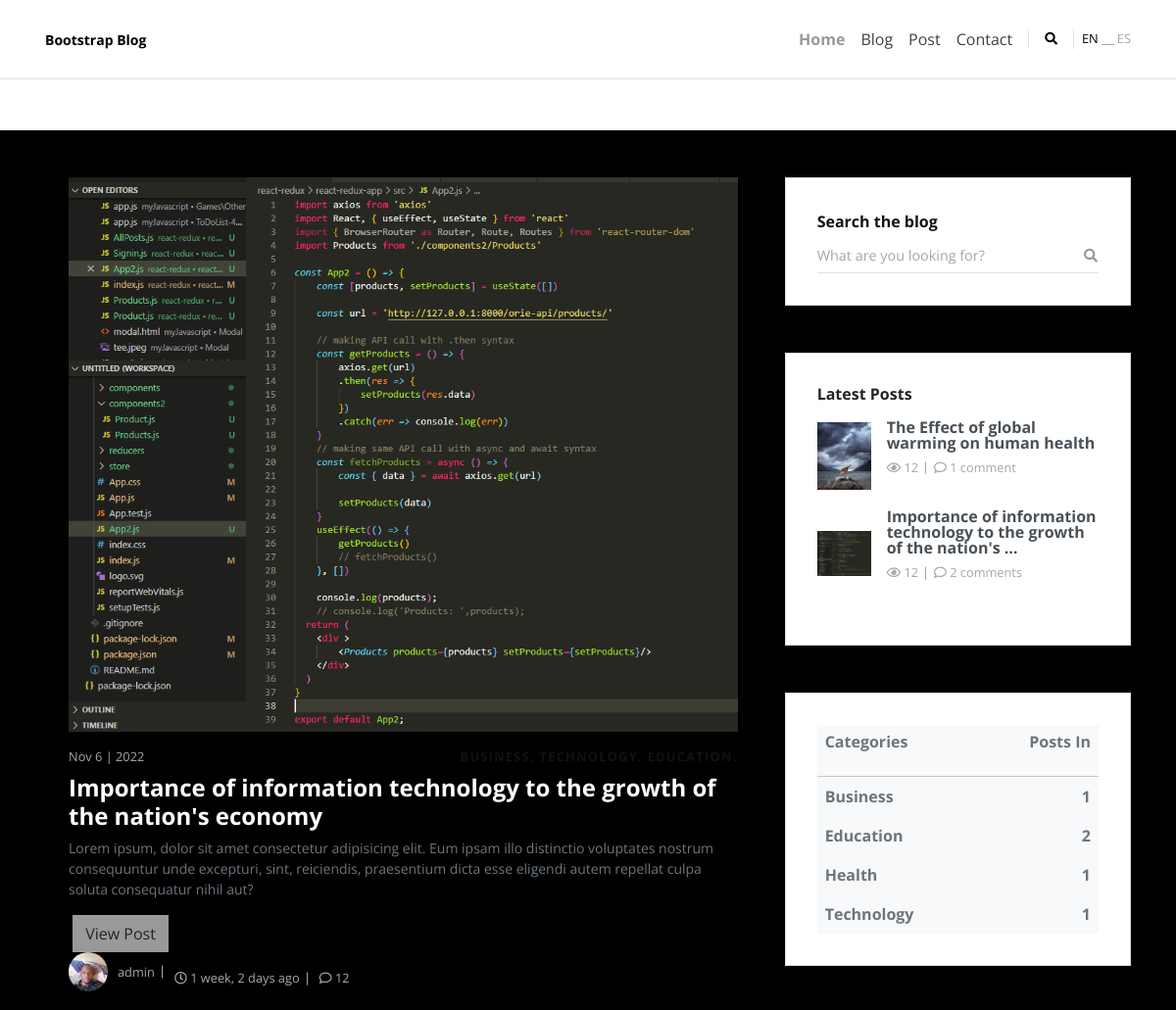
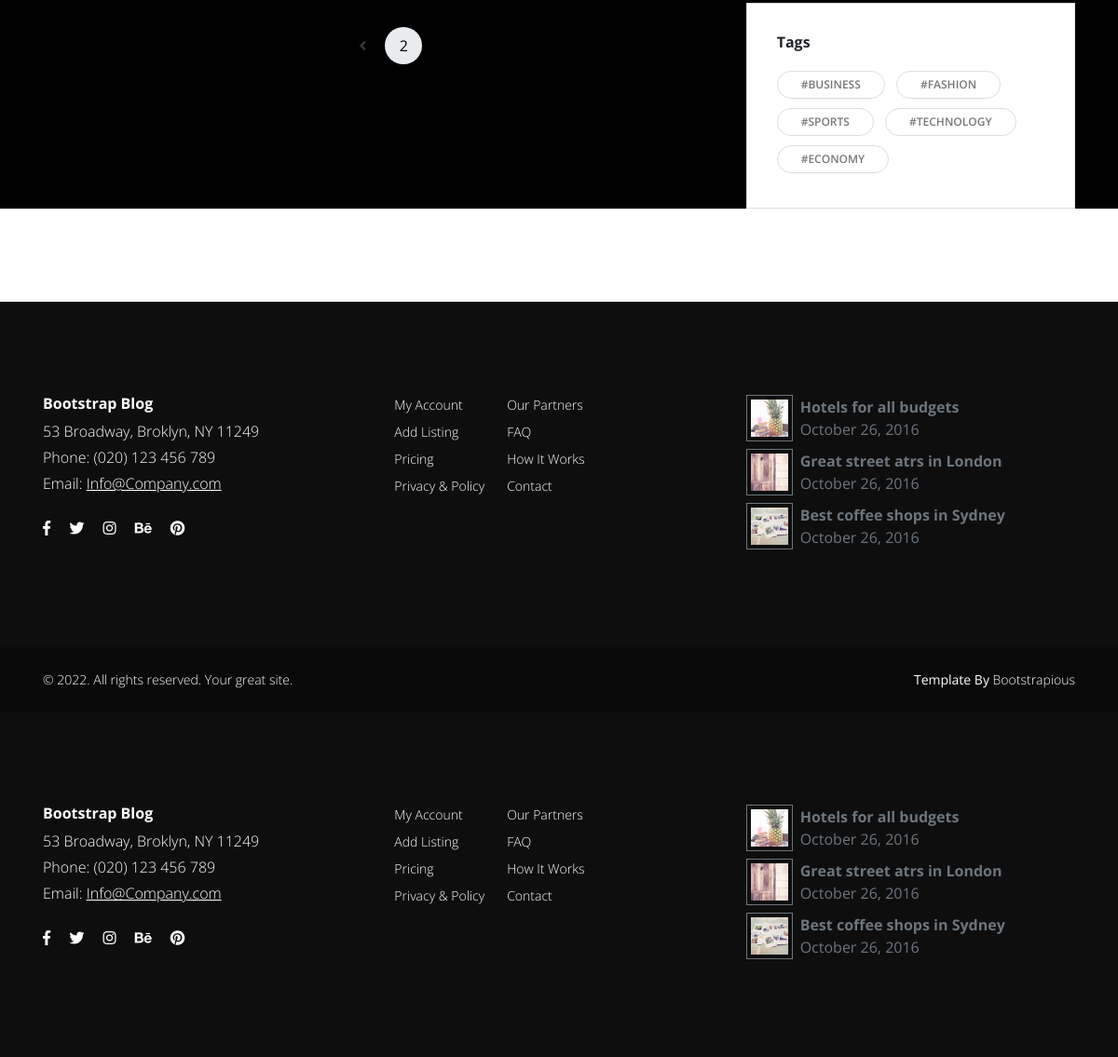
Screenshot of /blog/?page=2 with the database file from the repository (2 pictures, top to bottom).
### blog_app/models.py (models this page shows, shortened)
class Post(models.Model):
    categories = models.ManyToManyField('Category')
    title = models.CharField(max_length=200)
    content = models.TextField()
    body = HTMLField()
    views = models.IntegerField(default=12, null=True)
    image = models.ImageField()
    author = models.ForeignKey(Author, on_delete=models.CASCADE, related_name="author")
    posted_on = models.DateTimeField(auto_now_add=True)
    featured = models.BooleanField(default=False)
    def get_absolute_url(self):
        return reverse('post', kwargs={
            'id':self.id
        })
    def post_comment_count(self):
        comments = self.post.all()
        count = comments.count()
        return count

class Author(models.Model):
    user = models.OneToOneField(User, on_delete=models.CASCADE)
    profile_image = models.ImageField()

class Category(models.Model):
    title = models.CharField(max_length=50)
    def __str__(self):
        return self.title
    class Meta:
        verbose_name_plural = "Categories"

### blog_app/views.py (the view)
# urls.py: 2. Add a URL to urlpatterns:  path('blog/', include('blog.urls'))
def blog(request):
    category_count = get_category_count()
    posts = Post.objects.all().order_by("-id")
    paginator = Paginator(posts, 1)
    page_request = 'page'
    page = request.GET.get(page_request)
    try:
        paginated_queryset = paginator.page(page)
    except PageNotAnInteger:
        paginated_queryset  = paginator.page(1)
    except EmptyPage:
        paginated_queryset = paginator.page(paginator.num_pages)
    latest_posts = posts[:3]
    context = {
        "posts":paginated_queryset,
        "paginated_queryset":paginated_queryset,
        "latest_posts":latest_posts,
        "page_request":page_request,
        "category_count" : category_count
    }
    return render(request, "blog.html", context)

### blog_app/views.py (called while the page is built)
def get_category_count():
    queryset = Post.objects.values("categories__title")
    print("Category count queryset: ", queryset)
    annot = queryset.annotate(Count('categories__title'))
    print("Annotated query: ", annot)
    return annot

### templates/blog.html (shortened to what this page needs)
{% extends 'base.html' %}
{% load  static %}
{% block content %}
<section>
  <div class="bg-dark" id="section-div">
    <div class="container">
      <div class="row gy-5">
        <main class="col-lg-8">
          <div class="container">
            <div class="row gy-4 mb-5">
              {% for post in posts %}
              <div class="col-12">
                <a class="mb-3" href="{{post.get_absolute_url}}"><img class="img-fluid" src="{{post.image.url}}"
                    alt="..." /></a>
                <div class="d-flex align-items-center justify-content-between mb-2"><small
                    class="text-gray-500">{{post.posted_on|date:"M j | Y"}}</small><a
                    class="small fw-bold text-uppercase small" href="!#"></a></div>
                <h3 class="h4"><a class="text-white bg-dark" id="post-title"
                    href="{{post.get_absolute_url}}">{{post.title}}</a></h3>
                <p class="text-muted text-sm">{{post.content|truncatewords:30}}</p>&nbsp;<span><a href="{% url 'post' post.id %}"><input type="button" class="btn btn-primary" value="View Post"></a></span>
                <ul class="list-inline list-separated text-gray-500 mb-0">
                  <li class="list-inline-item">
                    <a class="d-flex align-items-center flex-wrap text-reset" href="{{post.author.profile_image.url}}">
                      <div class="avatar flex-shrink-0">
                        <img class="img-fluid" src="{{post.author.profile_image.url}}" alt="..." />
                      </div><small>{{post.author.user.username}}</small>
                    </a>
                  </li>
                  <li class="list-inline-item small"><i class="far fa-clock"></i> {{post.posted_on|timesince}} ago</li>
                  <li class="list-inline-item small"><i class="far fa-comment"></i> 12</li>
                </ul>
              </div>
              {% endfor %}
            </div>
            <nav aria-label="Page navigation example">
              <ul class="pagination justify-content-center">
                {% if paginated_queryset.has_previous %}
                <li class="page-item"><a class="page-link"
                    href="?{{page_request}}={{paginated_queryset.previous_page_number}}"><i
                      class="fas fa-angle-left"></i></a></li>
                {% endif %}
                <li class="page-item active"><a class="page-link"
                    href="?{{page_request}}={{paginated_queryset.number}}">{{paginated_queryset.number}}</a></li>
              </ul>
            </nav>
          </div>
        </main>
        <aside class="col-lg-4">
          <div class="card mb-5">
            <div class="card-body">
              <a href=""><h3 class="h6">Search the blog</h3></a>
              <form action="{% url 'search' %}">
                <div class="input-group border-bottom">
                  <input class="form-control border-0 shadow-0 ps-0" name="q" type="text"
                    placeholder="What are you looking for?">
                  <button class="btn btn-link btn-sm shadow-0 px-0" type="submit"><i class="fas fa-search"></i></button>
                </div>
              </form>
            </div>
          </div>
          <div class="card mb-5">
            <div class="card-body">
              <h3 class="h6 mb-3">Latest Posts</h3>
              {% for latest_post in latest_posts %}
              <a class="text-reset mb-3" href="{{latest_post.get_absolute_url}}">
                <div class="d-flex align-items-center"><img class="img-fluid flex-shrink-0"
                    src="{{latest_post.image.url}}" alt="..." width="55">
                  <div class="ms-3">
                    <p class="mb-2 fw-bold text-gray-700 lh-1">{{latest_post.title|truncatewords:10}}</p>
                    <ul class="list-inline list-separated text-gray-500 d-flex align-items-center">
                      <li class="list-inline-item small"><i class="far fa-eye"></i> {{latest_post.views}}</li>
                      <li class="list-inline-item small"><i class="far fa-comment"></i>
                        {{latest_post.post_comment_count}} comment{{latest_post.post_comment_count|pluralize:"s"}}</li>
                    </ul>
                  </div>
                </div>
              </a>
              {% endfor %}
            </div>
          </div>
          <div class="card mb-5">
            <div class="card-body">
              <div class="p-2 d-flex justify-content-between fw-bold text-gray-600 bg-light">
                <a class="text-reset h6 mb-3" href="!#">Categories</a>
                <span class="h6 mb-3">Posts In</span>
              </div>
              <hr class="my-0">
              {% for category in category_count %}
              <div class="p-2 d-flex justify-content-between fw-bold text-gray-600 bg-light">
                <a class="text-reset" href="!#">{{category.categories__title}}</a>
                <span>{{category.categories__title__count}}</span>
              </div>
              {% endfor %}
            </div>
          </div>
          <div class="card">
            <div class="card-body">
              <h3 class="h6 mb-3">Tags</h3>
              <ul class="list-inline mb-0">
                <li class="list-inline-item"><a class="tag" href="!#">#Business </a></li>
                <li class="list-inline-item"><a class="tag" href="!#">#Fashion </a></li>
                <li class="list-inline-item"><a class="tag" href="!#">#Sports </a></li>
                <li class="list-inline-item"><a class="tag" href="!#">#Technology </a></li>
                <li class="list-inline-item"><a class="tag" href="!#">#Economy </a></li>
              </ul>
            </div>
          </div>
        </aside>
      </div>
    </div>
  </div>
</section>
<footer class="footer text-white" style="background: #0e0e0e">
  <div class="container">
    <div class="row">
      <div class="col-md-4">
        <h6 class="text-white">Bootstrap Blog</h6>
        <p class="fw-light mb-1">53 Broadway, Broklyn, NY 11249</p>
        <p class="fw-light mb-1">Phone: (020) 123 456 789</p>
        <p class="fw-light mb-4">Email: <a class="text-decoration-underline text-reset"
            href="mailto:info@company.com">Info@Company.com</a></p>
        <ul class="list-unstyled">
          <li class="list-inline-item"><a class="text-reset me-2" href="!#"><i class="fab fa-facebook-f"></i></a></li>
          <li class="list-inline-item"><a class="text-reset me-2" href="!#"><i class="fab fa-twitter"></i></a></li>
          <li class="list-inline-item"><a class="text-reset me-2" href="!#"><i class="fab fa-instagram"></i></a></li>
          <li class="list-inline-item"><a class="text-reset me-2" href="!#"><i class="fab fa-behance"></i></a></li>
          <li class="list-inline-item"><a class="text-reset me-2" href="!#"><i class="fab fa-pinterest"></i></a></li>
        </ul>
      </div>
      <div class="col-md-4">
        <div class="d-flex">
          <ul class="list-unstyled text-sm me-4">
            <li class="mb-2"><a class="text-reset fw-light" href="!#">My Account</a></li>
            <li class="mb-2"><a class="text-reset fw-light" href="!#">Add Listing</a></li>
            <li class="mb-2"><a class="text-reset fw-light" href="!#">Pricing</a></li>
            <li class="mb-2"><a class="text-reset fw-light" href="!#">Privacy &amp; Policy</a></li>
          </ul>
          <ul class="list-unstyled text-sm">
            <li class="mb-2"><a class="text-reset fw-light" href="!#">Our Partners</a></li>
            <li class="mb-2"><a class="text-reset fw-light" href="!#">FAQ</a></li>
            <li class="mb-2"><a class="text-reset fw-light" href="!#">How It Works</a></li>
            <li class="mb-2"><a class="text-reset fw-light" href="!#">Contact</a></li>
          </ul>
        </div>
      </div>
      <div class="col-md-4"><a class="d-block mb-2" href="post.html">
          <div class="d-flex align-items-center"><img class="img-fluid p-1 border border-gray-600 flex-shrink-0"
              src="{% static 'img/small-thumbnail-1.jpg' %}" alt="..." width="50">
            <div class="ms-2 text-muted">
              <p class="fw-bold mb-0">Hotels for all budgets</p><span>October 26, 2016</span>
            </div>
          </div>
        </a><a class="d-block mb-2" href="post.html">
          <div class="d-flex align-items-center"><img class="img-fluid p-1 border border-gray-600 flex-shrink-0"
              src="{% static 'img/small-thumbnail-2.jpg' %}" alt="..." width="50">
            <div class="ms-2 text-muted">
              <p class="fw-bold mb-0">Great street atrs in London</p><span>October 26, 2016</span>
            </div>
          </div>
        </a><a class="d-block" href="post.html">
          <div class="d-flex align-items-center"><img class="img-fluid p-1 border border-gray-600 flex-shrink-0"
              src="{% static 'img/small-thumbnail-3.jpg' %}" alt="..." width="50">
            <div class="ms-2 text-muted">
              <p class="fw-bold mb-0">Best coffee shops in Sydney</p><span>October 26, 2016</span>
            </div>
          </div>
        </a>
      </div>
    </div>
  </div>
</footer>
<div class="copyrights text-white py-4" style="background: #090909">
  <div class="container">
    <div class="row text-center gy-2">
      <div class="col-md-6 text-md-start">
        <p class="mb-0 fw-light text-sm">&copy; 2022. All rights reserved. Your great site.</p>
      </div>
      <div class="col-md-6 text-md-end">
        <p class="mb-0 text-sm">Template By <a class="text-reset fw-light"
            href="https://bootstrapious.com/p/bootstrap-blog">Bootstrapious</a>
        </p>
      </div>
    </div>
  </div>
</div>
{% endblock content %}

### rows the page displays
Post: image (picture), posted_on|Y "Nov 6 | 2022", title "Importance of information technology to the growth of the nation's economy", content "Lorem ipsum, dolor sit amet consectetur adipisicing elit. Eum ipsam illo distinctio voluptates nostrum consequuntur unde excepturi, sint, reiciendis, praesentium dicta esse eligendi autem repellat culpa soluta consequatur nihil aut?", author.profile_image (picture), author.user.username "admin", posted_on "1 week, 2 days", title "Importance of information technology to the growth of the nation's …", views "12", post_comment_count "2"
Post: image (picture), title "The Effect of global warming on human health", views "12", post_comment_count "1"
Category: categories__title "Business", categories__title__count "1"

### other values shown
{{ paginated_queryset.number }} "2"
{{ category.categories__title }} "Education" "Health" "Technology"
{{ category.categories__title__count }} "2" "1" "1"
